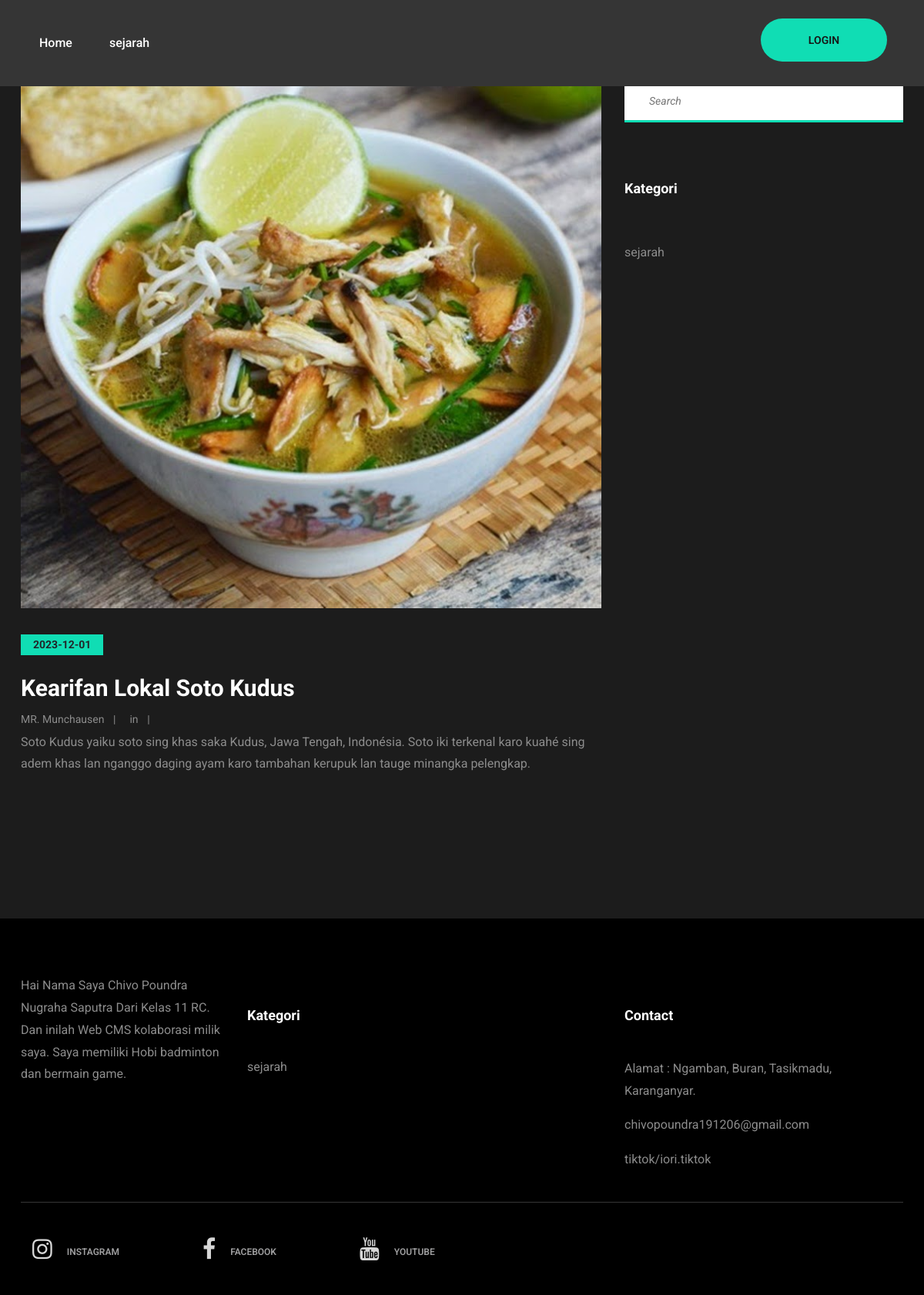
Page /home/artikel/Kearifan-Lokal-Soto-Kudus on the committed database.
### tables this page shows
CREATE TABLE `kategori` (
  `id_kategori` int(11) NOT NULL,
  `nama_kategori` varchar(60) NOT NULL
);

CREATE TABLE `konten` (
  `id_konten` int(11) NOT NULL,
  `judul` varchar(60) NOT NULL,
  `keterangan` text NOT NULL,
  `slug` varchar(60) NOT NULL,
  `id_kategori` varchar(20) NOT NULL,
  `tanggal` date NOT NULL,
  `username` varchar(60) NOT NULL,
  `foto` varchar(30) NOT NULL
);

CREATE TABLE `user` (
  `id_user` int(11) NOT NULL,
  `username` varchar(60) NOT NULL,
  `password` varchar(200) NOT NULL,
  `nama` varchar(40) NOT NULL,
  `level` enum('Admin','Kontributor') NOT NULL
);

CREATE TABLE `konfigurasi` (
  `id_konfigurasi` int(11) NOT NULL,
  `judul_website` varchar(60) NOT NULL,
  `profil_website` text NOT NULL,
  `instagram` varchar(50) NOT NULL,
  `facebook` varchar(50) NOT NULL,
  `tiktok` varchar(50) NOT NULL,
  `alamat` varchar(50) NOT NULL,
  `email` varchar(50) NOT NULL
);

### application/controllers/Home.php (called while the page is built, shortened)
<?php
class Home extends CI_Controller {
    public function artikel($id){
        $this->db->from('konfigurasi');
        $konfig = $this->db->get()->row();
        $this->db->from('kategori');
        $kategori = $this->db->get()->result_array();
        $kategori = $this->db->from('kategori')->get()->result_array();
        $this->db->from('konten a');
        $this->db->join('kategori b','a.id_kategori=b.id_kategori','left');
        $this->db->join('user c','a.username=c.username','left');
        $this->db->where('slug',$id);
        $konten = $this->db->get()->result_array();
        $data = array(
            'judul'   => 'Detail | CMS',
            'konfig'  => $konfig,
            'kategori'  => $kategori,
            'konten'    => $konten,
        );
        $this->load->view('detail', $data);
    }
}

### index.php (called while the page is built, shortened)
<?php
require_once BASEPATH.'core/CodeIgniter.php';

### application/views/detail.php (the view, shortened to what this page needs)
<!DOCTYPE html>
<html lang="zxx">
<head>
	<link rel="stylesheet" href="<?= base_url('assets/front/'); ?>css/bootstrap.min.css" />
	<link rel="stylesheet" href="<?= base_url('assets/front/'); ?>css/font-awesome.min.css" />
	<link rel="stylesheet" href="<?= base_url('assets/front/'); ?>css/magnific-popup.css" />
	<link rel="stylesheet" href="<?= base_url('assets/front/'); ?>css/owl.carousel.min.css" />
	<link rel="stylesheet" href="<?= base_url('assets/front/'); ?>css/animate.css" />
	<link rel="stylesheet" href="<?= base_url('assets/front/'); ?>css/slicknav.min.css" />
	<link rel="stylesheet" href="<?= base_url('assets/front/'); ?>css/style.css" />
</head>
<body>
	<header class="header-section">
		<ul class="main-menu">
			<li><a href="<?= base_url() ?>">Home</a></li>
			<?php foreach($kategori as $k){ ?>
			<li><a href="<?= base_url('home/kategori/').$k['id_kategori'] ?>"><?= $k['nama_kategori'] ?></a></li>
			<?php } ?>
		</ul>
		<a href="<?= base_url('auth') ?>" class="site-btn float-right mt-4 mx-5">Login</a>
	</header>
	<section class="blog-section spad">
		<div class="container">
			<div class="row">
				<div class="col-lg-8 blog-posts">
					<?php foreach($konten as $k){ ?>
					<div class="blog-post featured-post">
						<img src="<?= base_url('assets/upload/konten/'.$k['foto']); ?>">
						<div class="post-date"><?= $k['tanggal'] ?></div>
						<h3><?= $k['judul'] ?></h3>
						<div class="post-metas">
							<div class="post-meta"><?= $k['nama'] ?></div>
							<div class="post-meta">in <a href=""><?= $k['nama_kategori']; ?></a></div>
							<p><?= $k['keterangan'] ?></p>
						</div>
					</div>
					<?php } ?>
					<div class="row">
						<div class="col-md-12">
						</div>
					</div>
				</div>
				<div class="col-lg-4 sidebar">
					<div class="sb-widget">
						<form class="sb-search">
							<input type="text" placeholder="Search">
						</form>
					</div>
					<div class="sb-widget">
						<h2 class="sb-title">Kategori</h2>
						<ul class="sb-cata-list">
							<?php foreach($kategori as $k){ ?>
								<li><a href="<?= base_url('home/kategori/') . $k['id_kategori'] ?>"><?= $k['nama_kategori'] ?></a></li>
							<?php } ?>
						</ul>
					</div>
				</div>
			</div>
		</div>
	</section>
	<div class="footer-section">
		<div class="container">
			<div class="row">
				<div class="col-lg-3">
					<div class="footer-widget">
						<div class="about-widget">
							<p>
                               <?= $konfig->profil_website; ?>
							</p>
						</div>
					</div>
				</div>
				<div class="col-lg-5 col-sm-6">
					<div class="footer-widget">
						<h2 class="fw-title">Kategori</h2>
						<ul>
							<?php foreach($kategori as $k2){ ?>
							<li><a href=""><?= $k2['nama_kategori']; ?></a></li>
							<?php } ?>
						</ul>
					</div>
				</div>
				<div class="col-lg-4 col-sm-6">
					<div class="footer-widget">
						<h2 class="fw-title">Contact</h2>
						<ul>
								<li >
									<p <?= $konfig->alamat; ?>>
									<?= $konfig->alamat; ?>
									</p>
								</li>
								<li >
									<p <?= $konfig->email; ?>>
									<?= $konfig->email; ?>
									</p>
									<li>
									<p <?= $konfig->tiktok; ?>>
                                    <?= $konfig->tiktok; ?>
								</li>
								</li>
						</ul>
					</div>
				</div>
			</div>
		<div class="social-links-warp">
			<div class="container">
				<div class="social-links">
					<a href="https://instagram.com/iori.disini"><i class="fa fa-instagram"></i><span>instagram</span></a>
					<a href="https://facebook.com/Gustavo Munchausen"><i class="fa fa-facebook"></i><span>facebook</span></a>
					<a href="https://youtube.com/Everything about iori"><i class="fa fa-youtube"></i><span>youtube</span></a>
				</div>
			</div>
		</div>
	</div>
</body>
</html>

### assets/front/css/style.css (style rules this page uses)
html, body { height: 100%; font-family: "Roboto", sans-serif; -webkit-font-smoothing: antialiased; font-smoothing: antialiased; }
h1, h2, h3, h4, h5, h6 { margin: 0; color: #111111; font-weight: 700; }
h2 { font-size: 36px; }
h3 { font-size: 30px; }
p { font-size: 16px; color: #8c8c8c; line-height: 1.8; }
img { max-width: 100%; }
ul, ol { padding: 0; margin: 0; }
.spad { padding-top: 106px; padding-bottom: 106px; }
.site-btn { display: inline-block; border: none; font-size: 14px; font-weight: 600; min-width: 164px; padding: 21px 47px; border-radius: 50px; text-transform: uppercase; background: #10ddb4; color: #161616; line-height: 1; cursor: pointer; text-align: center; }
.header-section { position: absolute; width: 100%; left: 0; top: 0; background: #353535; z-index: 9999; }
.main-menu { display: inline-block; padding-left: 44px; position: relative; z-index: 99; background: #353535; }
.main-menu li { display: inline-block; }
.main-menu li a { position: relative; display: block; padding: 44px 7px; margin-right: 55px; font-size: 16px; font-weight: 500; color: #fff; }
.main-menu li a:after { position: absolute; content: ""; width: 0; height: 3px; left: 0; bottom: 0; background: #10ddb4; -webkit-transition: all 0.3s; transition: all 0.3s; }
.blog-section { background: #1c1c1c; }
.blog-section .blog-posts { margin-bottom: -70px; }
.blog-post { margin-bottom: 70px; }
.blog-post img { margin-bottom: 34px; min-width: 100%; }
.blog-post .post-date { display: inline-block; font-size: 14px; font-weight: 700; padding: 3px 16px; margin-bottom: 25px; background: #10ddb4; }
.blog-post h3 { color: #fff; margin-bottom: 10px; }
.blog-post .post-metas { margin-bottom: 30px; }
.blog-post .post-metas .post-meta { position: relative; display: inline-block; color: #8c8c8c; font-size: 14px; padding-right: 15px; margin-right: 14px; margin-bottom: 5px; }
.blog-post .post-metas .post-meta:after { position: absolute; content: "|"; right: 0; top: 0; color: #8c8c8c; font-size: 14px; }
.blog-post.featured-post, .blog-post.review-post, .blog-post.single-post { margin-bottom: 80px; }
.blog-post.featured-post p, .blog-post.review-post p, .blog-post.single-post p { margin-bottom: 40px; }
.sb-widget { margin-bottom: 75px; }
.sb-widget .sb-title { font-size: 18px; font-weight: 700; color: #fff; margin-bottom: 60px; }
.sb-widget .sb-search input { width: 100%; height: 53px; font-size: 14px; font-style: italic; padding: 0 32px; border: none; border-bottom: 3px solid #10ddb4; }
.sb-cata-list { list-style: none; }
.sb-cata-list li { display: block; overflow: hidden; margin-bottom: 13px; }
.sb-cata-list li a { display: block; color: #8c8c8c; font-size: 16px; }
.sb-cata-list li:last-child a { margin-bottom: 0; }
.footer-section { background: #000000; padding-top: 73px; }
.footer-widget { margin-bottom: 40px; }
.footer-widget .fw-title { font-size: 18px; font-weight: 700; color: #fff; padding-top: 42px; margin-bottom: 44px; }
.footer-widget ul { list-style: none; }
.footer-widget ul li { display: block; }
.footer-widget ul li a { display: inline-block; color: #8c8c8c; font-size: 16px; margin-bottom: 10px; }
.social-links-warp { border-top: 1px solid #363636; padding: 45px 0; }
.social-links a { margin-right: 104px; display: inline-block; }
.social-links a:last-child { margin-right: 0; }
.social-links a i { font-size: 30px; color: #d7d7d7; float: left; margin-right: 19px; overflow: hidden; -webkit-transition: all 0.3s; transition: all 0.3s; }
.social-links a span { display: inline-block; font-size: 12px; font-weight: 600; text-transform: uppercase; color: #9f9fa0; padding-top: 10px; -webkit-transition: all 0.3s; transition: all 0.3s; }
@media (min-width: 1200px) { .container { max-width: 1176px; } }
@media only screen and (min-width: 1200px) and (max-width: 1360px) { .main-menu li a { margin-right: 30px; } }

### rows in the picture
kategori: nama_kategori "sejarah"
konten: foto (picture), tanggal "2023-12-01", judul "Kearifan Lokal Soto Kudus", user.nama "MR. Munchausen", keterangan "Soto Kudus yaiku soto sing khas saka Kudus, Jawa Tengah, Indonésia. Soto iki terkenal karo kuahé sing adem khas lan nganggo daging ayam karo tambahan kerupuk lan tauge minangka pelengkap."
konfigurasi: profil_website "Hai Nama Saya Chivo Poundra Nugraha Saputra Dari Kelas 11 RC. Dan inilah Web CMS kolaborasi milik saya. Saya memiliki Hobi badminton dan bermain game.", alamat "Alamat : Ngamban, Buran, Tasikmadu, Karanganyar.", email "chivopoundra191206@gmail.com", tiktok "tiktok/iori.tiktok"
